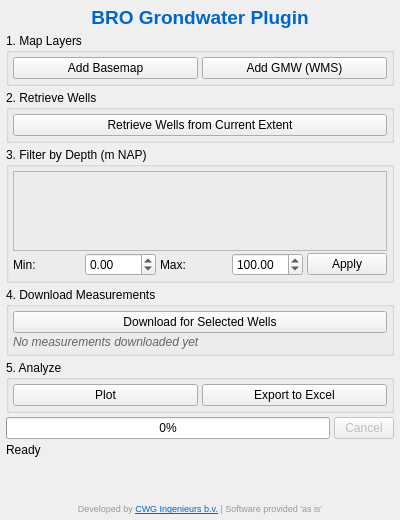
<?xml version="1.0" encoding="UTF-8"?>
<ui version="4.0">
 <class>BROGrondwaterPluginDialogBase</class>
 <widget class="QWidget" name="BROGrondwaterPluginDialogBase">
  <property name="geometry">
   <rect>
    <x>0</x>
    <y>0</y>
    <width>400</width>
    <height>520</height>
   </rect>
  </property>
  <property name="windowTitle">
   <string>BRO Grondwater Plugin</string>
  </property>
  <layout class="QVBoxLayout" name="verticalLayout">
   <property name="spacing">
    <number>4</number>
   </property>
   <property name="margin">
    <number>6</number>
   </property>
   <item>
    <widget class="QLabel" name="labelLogo">
     <property name="text">
      <string>&lt;html&gt;&lt;head/&gt;&lt;body&gt;&lt;p align="center"&gt;&lt;span style=" font-size:14pt; font-weight:600; color:#0066cc;"&gt;BRO Grondwater Plugin&lt;/span&gt;&lt;/p&gt;&lt;/body&gt;&lt;/html&gt;</string>
     </property>
     <property name="alignment">
      <set>Qt::AlignCenter</set>
     </property>
    </widget>
   </item>
   <item>
    <widget class="QGroupBox" name="groupBoxLayers">
     <property name="title">
      <string>1. Map Layers</string>
     </property>
     <layout class="QHBoxLayout" name="horizontalLayout_layers">
      <property name="spacing">
       <number>4</number>
      </property>
      <property name="margin">
       <number>4</number>
      </property>
      <item>
       <widget class="QPushButton" name="btnAddBasemap">
        <property name="text">
         <string>Add Basemap</string>
        </property>
       </widget>
      </item>
      <item>
       <widget class="QPushButton" name="btnAddWmsLayer">
        <property name="text">
         <string>Add GMW (WMS)</string>
        </property>
       </widget>
      </item>
     </layout>
    </widget>
   </item>
   <item>
    <widget class="QGroupBox" name="groupBoxRetrieve">
     <property name="title">
      <string>2. Retrieve Wells</string>
     </property>
     <layout class="QVBoxLayout" name="verticalLayout_2">
      <property name="spacing">
       <number>4</number>
      </property>
      <property name="margin">
       <number>4</number>
      </property>
      <item>
       <widget class="QPushButton" name="btnRetrieveWells">
        <property name="text">
         <string>Retrieve Wells from Current Extent</string>
        </property>
       </widget>
      </item>
     </layout>
    </widget>
   </item>
   <item>
    <widget class="QGroupBox" name="groupBoxFilter">
     <property name="title">
      <string>3. Filter by Depth (m NAP)</string>
     </property>
     <layout class="QVBoxLayout" name="verticalLayoutFilter">
      <property name="spacing">
       <number>2</number>
      </property>
      <property name="margin">
       <number>4</number>
      </property>
      <item>
       <widget class="QFrame" name="frameHistogram">
        <property name="minimumSize">
         <size>
          <width>0</width>
          <height>80</height>
         </size>
        </property>
        <property name="maximumSize">
         <size>
          <width>16777215</width>
          <height>80</height>
         </size>
        </property>
        <property name="frameShape">
         <enum>QFrame::StyledPanel</enum>
        </property>
        <property name="frameShadow">
         <enum>QFrame::Sunken</enum>
        </property>
        <layout class="QVBoxLayout" name="histogramLayout">
         <property name="margin">
          <number>0</number>
         </property>
        </layout>
       </widget>
      </item>
      <item>
       <layout class="QHBoxLayout" name="filterLayout">
        <property name="spacing">
         <number>4</number>
        </property>
        <item>
         <widget class="QLabel" name="label_2">
          <property name="text">
           <string>Min:</string>
          </property>
         </widget>
        </item>
        <item>
         <widget class="QDoubleSpinBox" name="spinMinDepth">
          <property name="minimum">
           <double>-100.000000000000000</double>
          </property>
          <property name="maximum">
           <double>1000.000000000000000</double>
          </property>
          <property name="value">
           <double>0.000000000000000</double>
          </property>
         </widget>
        </item>
        <item>
         <widget class="QLabel" name="label_3">
          <property name="text">
           <string>Max:</string>
          </property>
         </widget>
        </item>
        <item>
         <widget class="QDoubleSpinBox" name="spinMaxDepth">
          <property name="minimum">
           <double>-100.000000000000000</double>
          </property>
          <property name="maximum">
           <double>1000.000000000000000</double>
          </property>
          <property name="value">
           <double>100.000000000000000</double>
          </property>
         </widget>
        </item>
        <item>
         <widget class="QPushButton" name="btnApplyFilter">
          <property name="text">
           <string>Apply</string>
          </property>
         </widget>
        </item>
       </layout>
      </item>
     </layout>
    </widget>
   </item>
   <item>
    <widget class="QGroupBox" name="groupBoxDownload">
     <property name="title">
      <string>4. Download Measurements</string>
     </property>
     <layout class="QVBoxLayout" name="verticalLayout_download">
      <property name="spacing">
       <number>2</number>
      </property>
      <property name="margin">
       <number>4</number>
      </property>
      <item>
       <widget class="QPushButton" name="btnDownloadMeasurements">
        <property name="text">
         <string>Download for Selected Wells</string>
        </property>
       </widget>
      </item>
      <item>
       <widget class="QLabel" name="labelDownloadStatus">
        <property name="text">
         <string>No measurements downloaded yet</string>
        </property>
        <property name="styleSheet">
         <string>color: #666666; font-style: italic;</string>
        </property>
       </widget>
      </item>
     </layout>
    </widget>
   </item>
   <item>
    <widget class="QGroupBox" name="groupBoxAnalyze">
     <property name="title">
      <string>5. Analyze</string>
     </property>
     <layout class="QHBoxLayout" name="horizontalLayout_analyze">
      <property name="spacing">
       <number>4</number>
      </property>
      <property name="margin">
       <number>4</number>
      </property>
      <item>
       <widget class="QPushButton" name="btnPlotData">
        <property name="text">
         <string>Plot</string>
        </property>
       </widget>
      </item>
      <item>
       <widget class="QPushButton" name="btnExportExcel">
        <property name="text">
         <string>Export to Excel</string>
        </property>
       </widget>
      </item>
     </layout>
    </widget>
   </item>
   <item>
    <layout class="QHBoxLayout" name="progressLayout">
     <property name="spacing">
      <number>4</number>
     </property>
     <item>
      <widget class="QProgressBar" name="progressBar">
       <property name="value">
        <number>0</number>
       </property>
      </widget>
     </item>
     <item>
      <widget class="QPushButton" name="btnCancel">
       <property name="text">
        <string>Cancel</string>
       </property>
       <property name="enabled">
        <bool>false</bool>
       </property>
       <property name="maximumSize">
        <size>
         <width>60</width>
         <height>16777215</height>
        </size>
       </property>
      </widget>
     </item>
    </layout>
   </item>
   <item>
    <widget class="QLabel" name="statusLabel">
     <property name="text">
      <string>Ready</string>
     </property>
    </widget>
   </item>
   <item>
    <spacer name="verticalSpacer">
     <property name="orientation">
      <enum>Qt::Vertical</enum>
     </property>
     <property name="sizeHint" stdset="0">
      <size>
       <width>20</width>
       <height>10</height>
      </size>
     </property>
    </spacer>
   </item>
   <item>
    <widget class="QLabel" name="labelCredits">
     <property name="text">
      <string>&lt;html&gt;&lt;head/&gt;&lt;body&gt;&lt;p align="center"&gt;&lt;span style=" font-size:7pt; color:#999999;"&gt;Developed by &lt;/span&gt;&lt;a href="https://www.cwgi.nl"&gt;&lt;span style=" font-size:7pt; color:#0066cc;"&gt;CWG Ingenieurs b.v.&lt;/span&gt;&lt;/a&gt;&lt;span style=" font-size:7pt; color:#999999;"&gt; | Software provided 'as is'&lt;/span&gt;&lt;/p&gt;&lt;/body&gt;&lt;/html&gt;</string>
     </property>
     <property name="alignment">
      <set>Qt::AlignCenter</set>
     </property>
     <property name="openExternalLinks">
      <bool>true</bool>
     </property>
    </widget>
   </item>
  </layout>
 </widget>
 <resources/>
 <connections/>
</ui>
